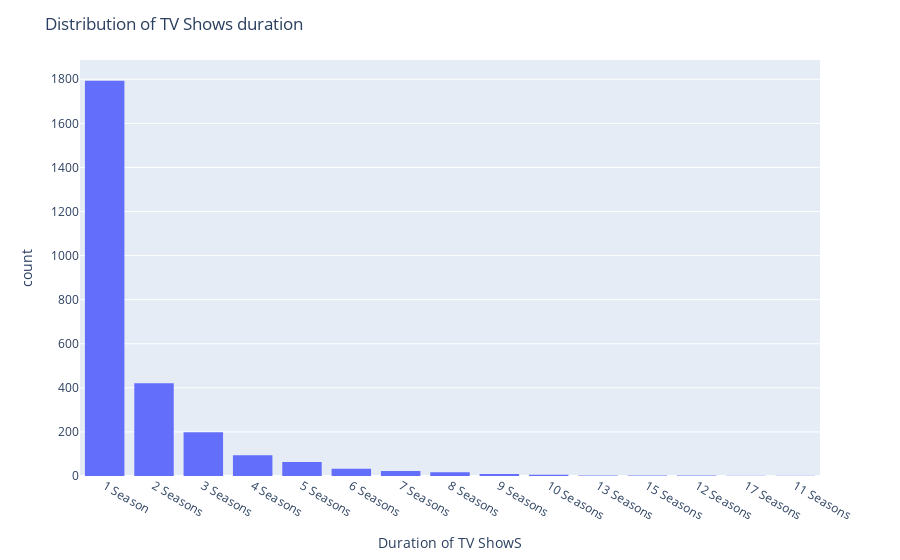

Notebook code cell kept with this figure:
### Markdown cell above
- It is evident that majority of the movies have duration ranging from 85 min to 120 min.

- 대부분의 영화가 85분에서 120분 사이의 지속 시간을 가지고 있음이 분명합니다.

### Code cell
fig = px.histogram(x=df_tv['duration'])
fig.update_xaxes(categoryorder="total descending")
fig.update_layout(
    title="Distribution of TV Shows duration",
    xaxis_title="Duration of TV ShowS",
)
fig.show()

### Figure 1 — Plotly figure (JSON) as saved in the notebook; plotly's stock layout.template omitted (floating-point values rounded to 4 significant figures; data arrays with more than 128 entries replaced by an {"elided": "..."} marker saying what was removed)
{"data": [{"alignmentgroup": "True", "bingroup": "x", "hovertemplate": "x=%{x}<br>count=%{y}<extra></extra>", "legendgroup": "", "marker": {"color": "#636efa", "pattern": {"shape": ""}}, "name": "", "offsetgroup": "", "orientation": "v", "showlegend": false, "type": "histogram", "x": {"elided": "2666 str values"}, "xaxis": "x", "yaxis": "y"}], "layout": {"barmode": "relative", "legend": {"tracegroupgap": 0}, "margin": {"t": 60}, "title": {"text": "Distribution of TV Shows duration"}, "xaxis": {"anchor": "y", "categoryorder": "total descending", "domain": [0, 1], "title": {"text": "Duration of TV ShowS"}}, "yaxis": {"anchor": "x", "domain": [0, 1], "title": {"text": "count"}}}}
